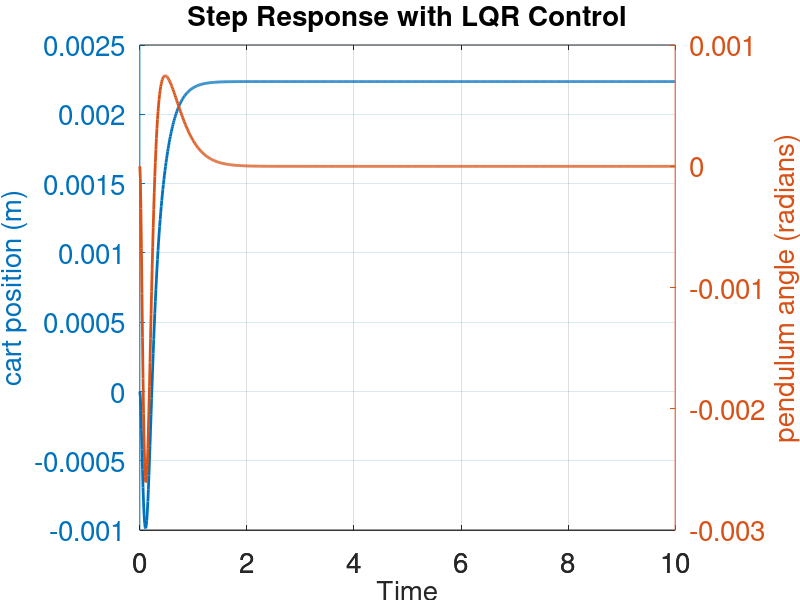

Write the MATLAB code that produced this figure. (Note: this script raises an error after producing the figure.)
set(groot,'defaultLineLineWidth',2.0)
set(gca,'FontSize',20)
M = 0.5;
m = 0.2;
b = 0.1;
I = 0.006;
g = 9.8;
l = 0.3;

p = I*(M+m)+M*m*l^2; %denominator for the A and B matrices

A = [0      1              0           0;
     0 -(I+m*l^2)*b/p  (m^2*g*l^2)/p   0;
     0      0              0           1;
     0 -(m*l*b)/p       m*g*l*(M+m)/p  0];
B = [     0;
     (I+m*l^2)/p;
          0;
        m*l/p];
C = [1 0 0 0;
     0 0 1 0];
D = [0;
     0];

states = {'x' 'x_dot' 'phi' 'phi_dot'};
inputs = {'u'};
outputs = {'x'; 'phi'};

sys_ss = ss(A,B,C,D,'statename',states,'inputname',inputs,'outputname',outputs);

poles = eig(A)
co=ctrb(sys_ss);
contralability = rank(co);

ob = obsv(sys_ss);
observability = rank(ob);

%%LQR
Q = C'*C;
R = 1;
Q(1,1)=50000;
Q(3,3)=1000;
K = lqr(A,B,Q,R)

%%LQG
Ac = [(A-B*K)];
Bc = [B];
Cc = [C];
Dc = [D];

states = {'x' 'x_dot' 'phi' 'phi_dot'};
inputs = {'r'};
outputs = {'x'; 'phi'};

sys_cl = ss(Ac,Bc,Cc,Dc,'statename',states,'inputname',inputs,'outputname',outputs);

t = 0:0.01:10;
r =-0.5*ones(size(t));
[y,t,x]=lsim(sys_cl,r,t); 
[AX,H1,H2] = plotyy(t,y(:,1),t,y(:,2),'plot');
set(get(AX(1),'Ylabel'),'String','cart position (m)')
set(get(AX(2),'Ylabel'),'String','pendulum angle (radians)')
title('Step Response with LQR Control')
set(findall(gcf,'-property','FontSize'),'FontSize',20)
grid on;
xlabel('Time')


Cn = [1 0 0 0];
sys_ss = ss(A,B,Cn,0);
Nbar = rscale(sys_ss,K)

sys_cl = ss(Ac,Bc*Nbar,Cc,Dc,'statename',states,'inputname',inputs,'outputname',outputs);

figure
t = 0:0.01:5;
r =-0.5*ones(size(t));
[y,t,x]=lsim(sys_cl,r,t);
[AX,H1,H2] = plotyy(t,y(:,1),t,y(:,2),'plot');
set(get(AX(1),'Ylabel'),'String','cart position (m)')
set(get(AX(2),'Ylabel'),'String','pendulum angle (radians)')
title('Step Response with Precompensation and LQR Control')
xlabel('Time')
set(findall(gcf,'-property','FontSize'),'FontSize',20)
grid on;


%---------------observer based-------------------%


poles = eig(Ac)
P = [-40 -41 -42 -43];
L = place(A',C',P)'
Ace = [(A-B*K) (B*K);
       zeros(size(A)) (A-L*C)];
Bce = [B*Nbar;
       zeros(size(B))];
Cce = [Cc zeros(size(Cc))];
Dce = [0;0];

states = {'x' 'x_dot' 'phi' 'phi_dot' 'e1' 'e2' 'e3' 'e4'};
inputs = {'r'};
outputs = {'x'; 'phi'};

sys_est_cl = ss(Ace,Bce,Cce,Dce,'statename',states,'inputname',inputs,'outputname',outputs);
format shortEng
figure
t = 0:0.01:5;
r = -0.5*ones(size(t));
[y,t,x]=lsim(sys_est_cl,r,t);
[AX,H1,H2] = plotyy(t,y(:,1),t,y(:,2),'plot');
set(get(AX(1),'Ylabel'),'String','cart position (m)')
set(get(AX(2),'Ylabel'),'String','pendulum angle (radians)')
title('Observer-Based Step Response')
xlabel('Time')
set(findall(gcf,'-property','FontSize'),'FontSize',22)
grid on